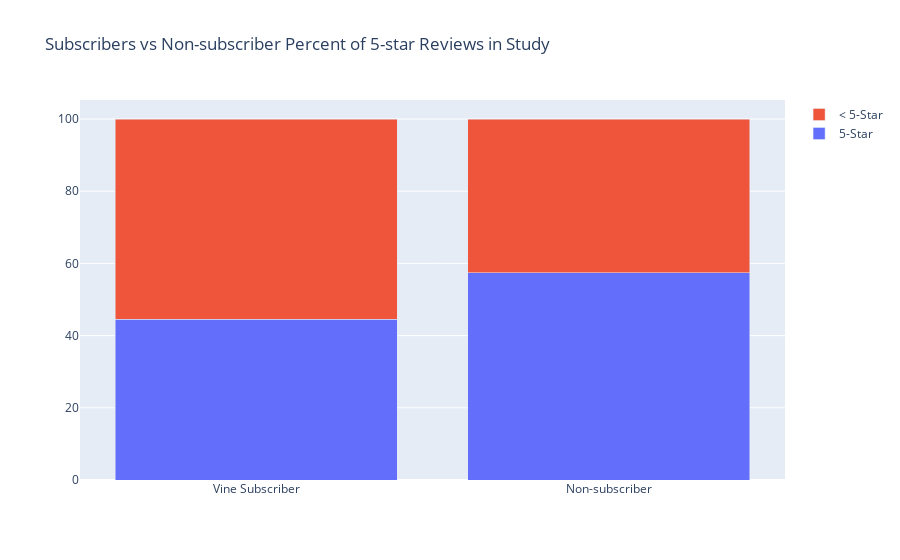

Notebook code for this chart:
### Code cell
import plotly.graph_objects as go
cust_type=["Vine Subscriber","Non-subscriber"]

fig = go.Figure(data=[
    go.Bar(name='5-Star', x=cust_type, y=[vine_help*100, not_vine_help*100]),
    go.Bar(name='< 5-Star', x=cust_type, y=[(100-(vine_help*100)), (100-(not_vine_help*100))])
])
# Change the bar mode
fig.update_layout(barmode='stack', title="Subscribers vs Non-subscriber Percent of 5-star Reviews in Study")
fig.show()

### Figure 1 — Plotly figure (JSON) as saved in the notebook; plotly's stock layout.template omitted (floating-point values rounded to 4 significant figures)
{"data": [{"name": "5-Star", "type": "bar", "x": ["Vine Subscriber", "Non-subscriber"], "y": [44.58, 57.47]}, {"name": "< 5-Star", "type": "bar", "x": ["Vine Subscriber", "Non-subscriber"], "y": [55.42, 42.53]}], "layout": {"barmode": "stack", "title": {"text": "Subscribers vs Non-subscriber Percent of 5-star Reviews in Study"}}}
